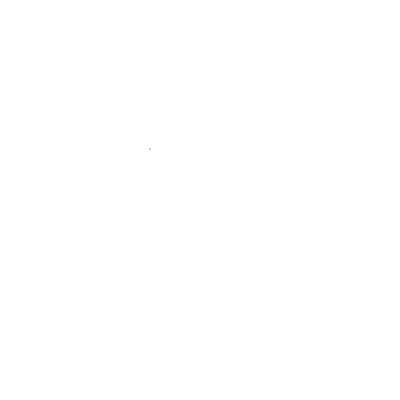
Frame 1 (no input)
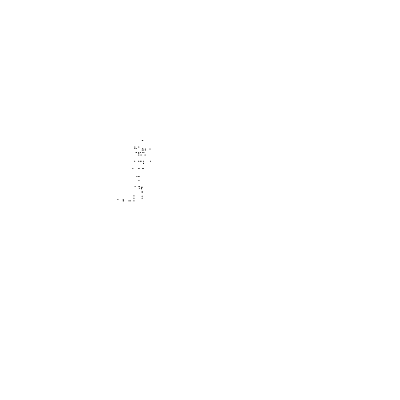
Frame 60 (no input)
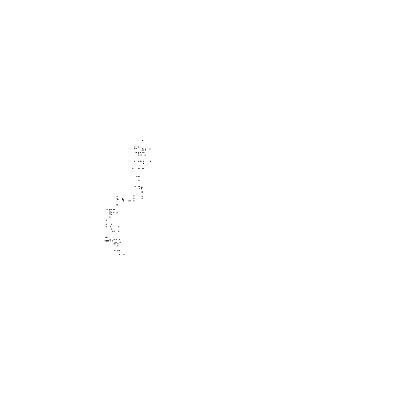
Frame 120 (the mouse pressed at the canvas centre since frame 60)

The p5.js sketch that drew these frames (run headless with seeded random() and noise() and a simulated clock; from frame 60 on, the mouse is pressed at the canvas centre):

// p5.js sketch
// ── sketch.js


function setup() {
  console.log('setting up');
  createCanvas(400, 400);
  // Create object
  walker = new Walker();
  background(255);

}

function draw() {

  walker.step();
  walker.display();
}

function Walker (){
	this.x = 150;
	this.y = 150;


	this.display = function(){
		stroke(0);
		point(this.x,this.y);
	}

	this.step = function(){
		var r = random(1);
		var posDiff = {x:mouseX-this.x, y:mouseY-this.y};

		// implement gaussian step size
		var stepSize = randomGaussian();
		var sd = 4;
		var mean = 2;

		stepSize = (stepSize*sd)+mean;

		console.log(stepSize);


		if (r < 0.25) {this.x+= stepSize;} 
		else if (r < 0.50) {this.x-=stepSize;} 
		else if (r < 0.75) {this.y+=stepSize;} 
		else {this.y-=stepSize;}
	}
}
